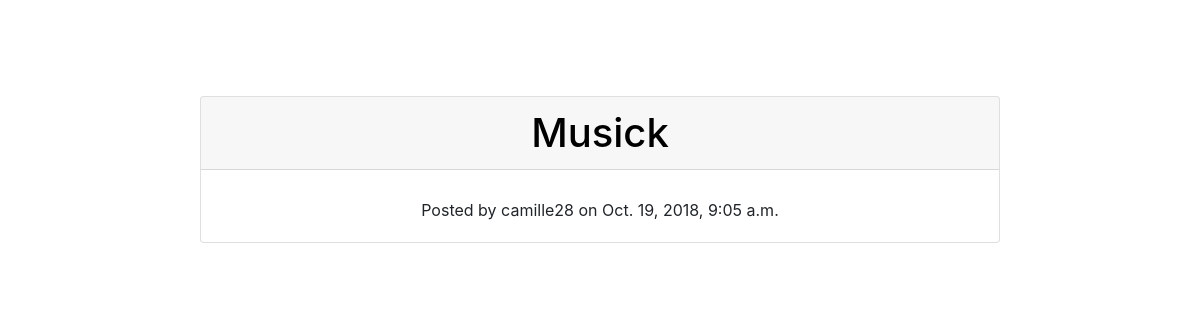
The app's page /tag_page/7/, older data.
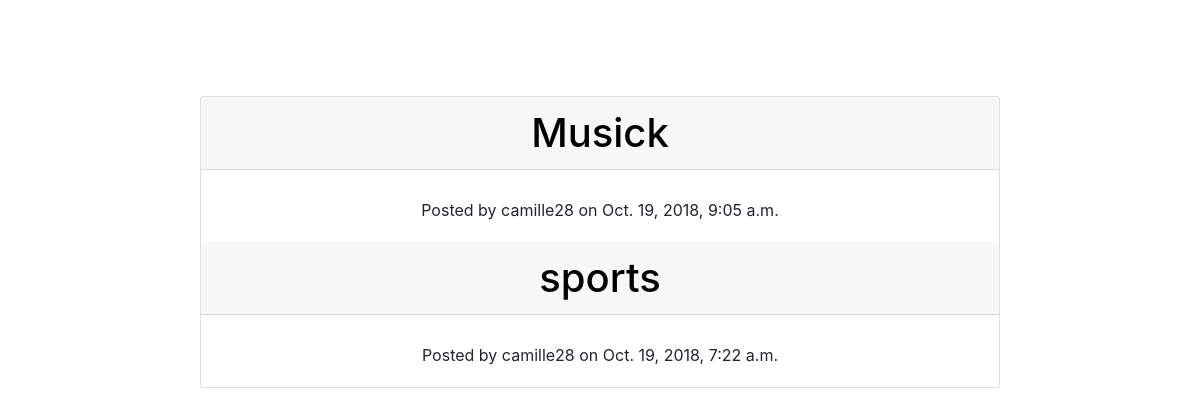
The same page, newer data.
### mainblog/models.py (models this page shows, shortened)
class Post(models.Model):
    title = models.CharField(max_length=50)
    author = models.ForeignKey(User, on_delete=models.CASCADE)
    date_added = models.DateTimeField(auto_now_add=True)
    date_mod = models.DateTimeField(null=True)
    text = models.TextField(null=True)
    is_archived = models.BooleanField(default=False)
    cover_image = models.ImageField(upload_to='cover_images/')
    is_draft = models.BooleanField(default=False)
    category = models.ForeignKey("Category", on_delete=models.CASCADE)
    tag = models.ManyToManyField(Tag)

### mainblog/views.py (the view)
# urls.py: path('tag_page/<int:tag_id>/', views.tag_page, name='tag_page'),
def tag_page(request, tag_id):
    tags = get_object_or_404(Tag, pk=tag_id)
    tag_post = Post.objects.filter(tag=tags.id)
    return render(request, 'tag_page.html', {'tags': tags, 'tag_post': tag_post})

### templates/tag_page.html (shortened to what this page needs)
{% extends 'base.html' %}
{% block content %}
<center>
    <div class="card" style="width: 50rem; margin-top: 8%;">
        {% for post in tag_post %}
        <h1 class="card-header"> <a style="text-decoration: none; color:black;"> {{ post.title }}</a> </h1>
            <div class="card-body">
                    <p class="card-text">Posted by  {{ post.author }} on  {{ post.date_added}} </p>
             </div>
        {% endfor %}
        </div>
</center>
{% endblock %}

Row changes from the older to the newer data that the page shows:
now on this page (row edited): Post: title "sports", author "camille28", date_added "Oct. 19, 2018, 7:22 a.m."
